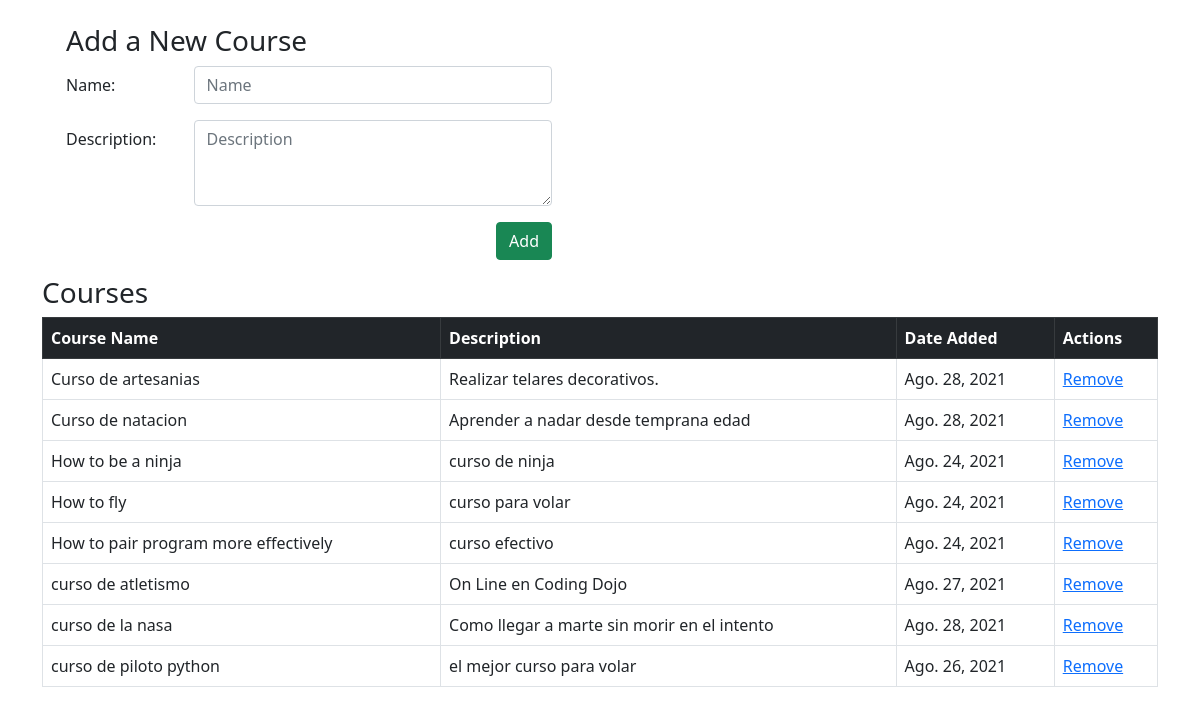
The page / on the database its author committed.
### course_app/models.py (models this page shows, shortened)
class Course (models.Model):
    name = models.CharField(max_length=100)
    desc = models.TextField(max_length=255)
    created_at = models.DateField(auto_now_add=True)
    updated_at = models.DateField(auto_now=True)
    objects = CourseManager()
    class Meta:
        ordering = ('name',)

### course_app/views.py (the view)
# urls.py: path('', views.courses, name='courses'),
def courses(request):
    context = {
        'course':Course.objects.all(),
    }
    return render(request,'course_app/courses.html',context)

### course_app/templates/course_app/courses.html (shortened to what this page needs)
{% extends "course_app/base.html" %}
{% block content %}
<div class="container mt-4">
    <div class="container col-md-6 row justify-content-start">
        <h3>Add a New Course</h3>
            <form action="/create" method='POST'>
                <div class="mb-3 row">
                        <label for="name" class="col-sm-3 col-form-label">Name:</label>
                    <div class="col-sm-9">
                        <input type="text" class="form-control" name="name" id="name" placeholder="Name">
                    </div>
                </div>
                <div class="mb-3 row">
                        <label for="desc" class="col-sm-3 col-form-label">Description:</label>
                    <div class="col-sm-9">
                        <textarea type="text" class="form-control" name="desc" rows="3" id="desc" placeholder="Description"></textarea>
                        <div class="d-grid gap-2 d-md-flex justify-content-md-end">
                            <input class="btn btn-success mt-3 justify-content-end" type="submit" value="Add">
                        </div>
                    </div>
                </div>
            </form>
    </div>
    <h3>Courses</h3>
    <div class="table-responsive">
        <table class="table table-bordered table-strip">
            <thead>
                <tr class="table-dark">
                    <th>Course Name</th>
                    <th>Description</th>
                    <th>Date Added</th>
                    <th>Actions</th>
                </tr>
            </thead>
            <tbody>
                {% for course in course %}
                    <tr class="align-middle">
                        <td>{{course.name}}</td>
                        <td>{{course.desc}}</td>
                        <td>{{course.created_at}}</td>
                        <td><a href="/courses/destroy/{{course.id}}">Remove</a></td>
                    </tr>
                {% endfor %}
            </tbody>
        </table>
    </div>
</div>
{% endblock %}

### course_app/templates/course_app/base.html (shortened to what this page needs)
{% load static %}
<!DOCTYPE html>
<html lang="es-cl">
<head>
    <link rel="stylesheet" href="https://cdn.jsdelivr.net/npm/bootstrap@5.0.1/dist/css/bootstrap.css"/>
    <link rel="stylesheet" href="https://use.fontawesome.com/releases/v5.15.3/css/all.css">
</head>
<body>
    {% block content %}{% endblock %}
</body>
</html>

### rows shown on the page
Course: name "Curso de artesanias", desc "Realizar telares decorativos.", created_at "Ago. 28, 2021"
Course: name "Curso de natacion", desc "Aprender a nadar desde temprana edad", created_at "Ago. 28, 2021"
Course: name "How to be a ninja", desc "curso de ninja", created_at "Ago. 24, 2021"
Course: name "How to fly", desc "curso para volar", created_at "Ago. 24, 2021"
Course: name "How to pair program more effectively", desc "curso efectivo", created_at "Ago. 24, 2021"
Course: name "curso de atletismo", desc "On Line en Coding Dojo", created_at "Ago. 27, 2021"
Course: name "curso de la nasa", desc "Como llegar a marte sin morir en el intento", created_at "Ago. 28, 2021"
Course: name "curso de piloto python", desc "el mejor curso para volar", created_at "Ago. 26, 2021"
